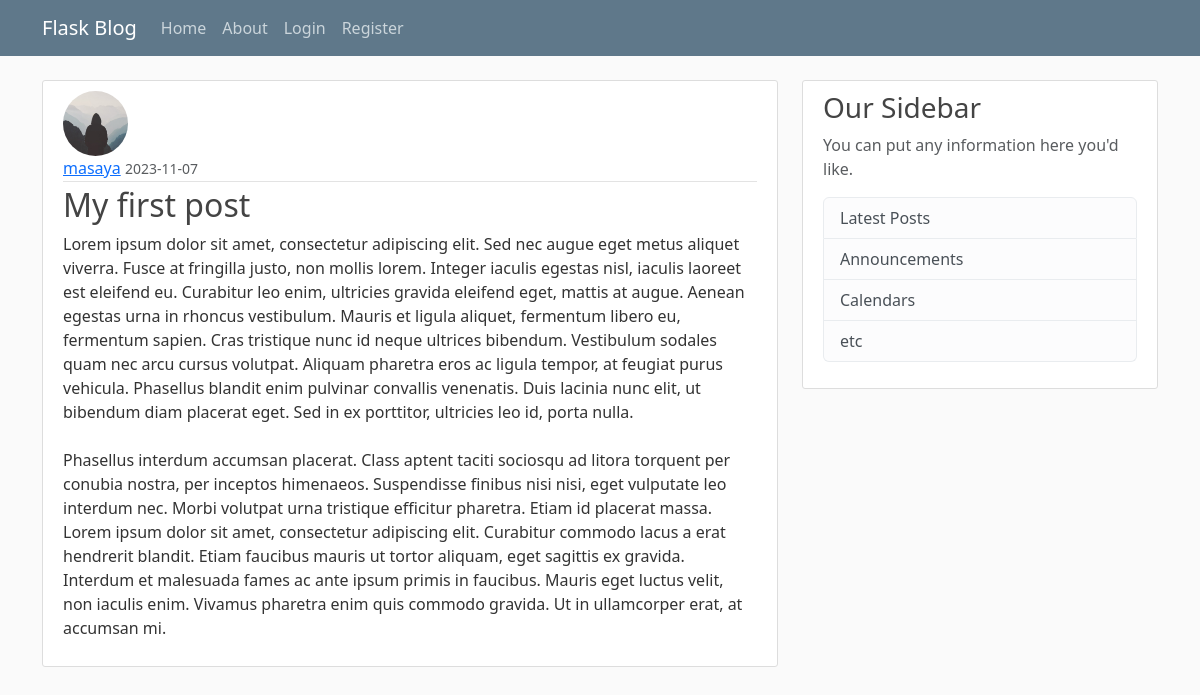
/post/1, run on an earlier commit of the app's database.
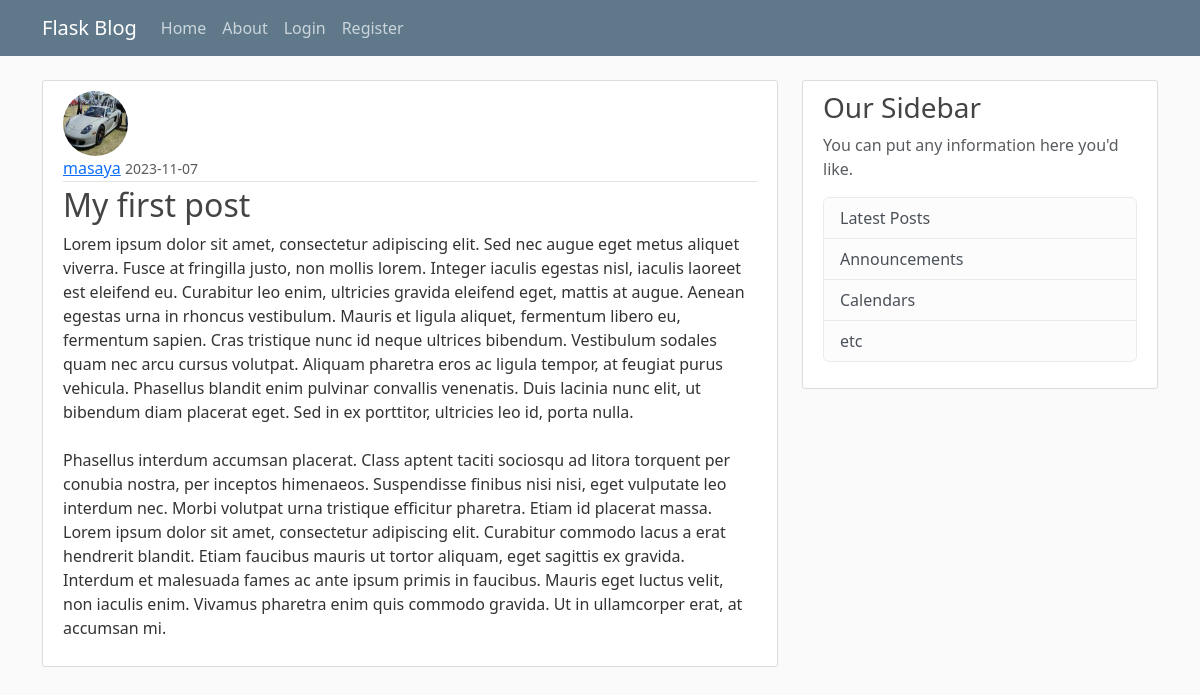
And on a later commit of the database.
### f_blog/models.py (models this page shows, shortened)
class User(db.Model, UserMixin):
    id = db.Column(db.Integer, primary_key=True)
    username = db.Column(db.String(20), unique=True, nullable =False)
    email = db.Column(db.String(120), unique=True, nullable =False)
    image_file = db.Column(db.String(20), nullable =False, default = 'default.jpg')
    password = db.Column(db.String(60), nullable =False)
    posts = db.relationship('Post', backref='author', lazy=True)

### f_blog/posts/routes.py (the view)
@posts.route("/post/<int:post_id>")
def post(post_id):
      post = Post.query.get_or_404(post_id)
      return render_template('post.html', title=post.title, post=post)

### f_blog/templates/post.html (shortened to what this page needs)
{% extends "layout.html" %}
{% block content %}
    <article class="media content-section">
      <img class="rounded-circle article-img" src="{{url_for('static', filename='profile_pics/' + post.author.image_file)}}">
        <div class="media-body">
          <div class="article-metadata">
            <a class="mr-2" href="{{url_for('users.user_posts', username=post.author.username)}}">{{post.author.username }}</a>
            <small class="text-muted">{{post.date_posted.strftime('%Y-%m-%d') }}</small>
          </div>
          <h2 class="article-title">{{post.title }}</h2>
          <p class="article-content">{{post.content }}</p>
        </div>
    </article>
{% endblock content %}

What changed in the data, as far as the page shows it:
changed User "masaya": image_file: picture added in place of a placeholder
